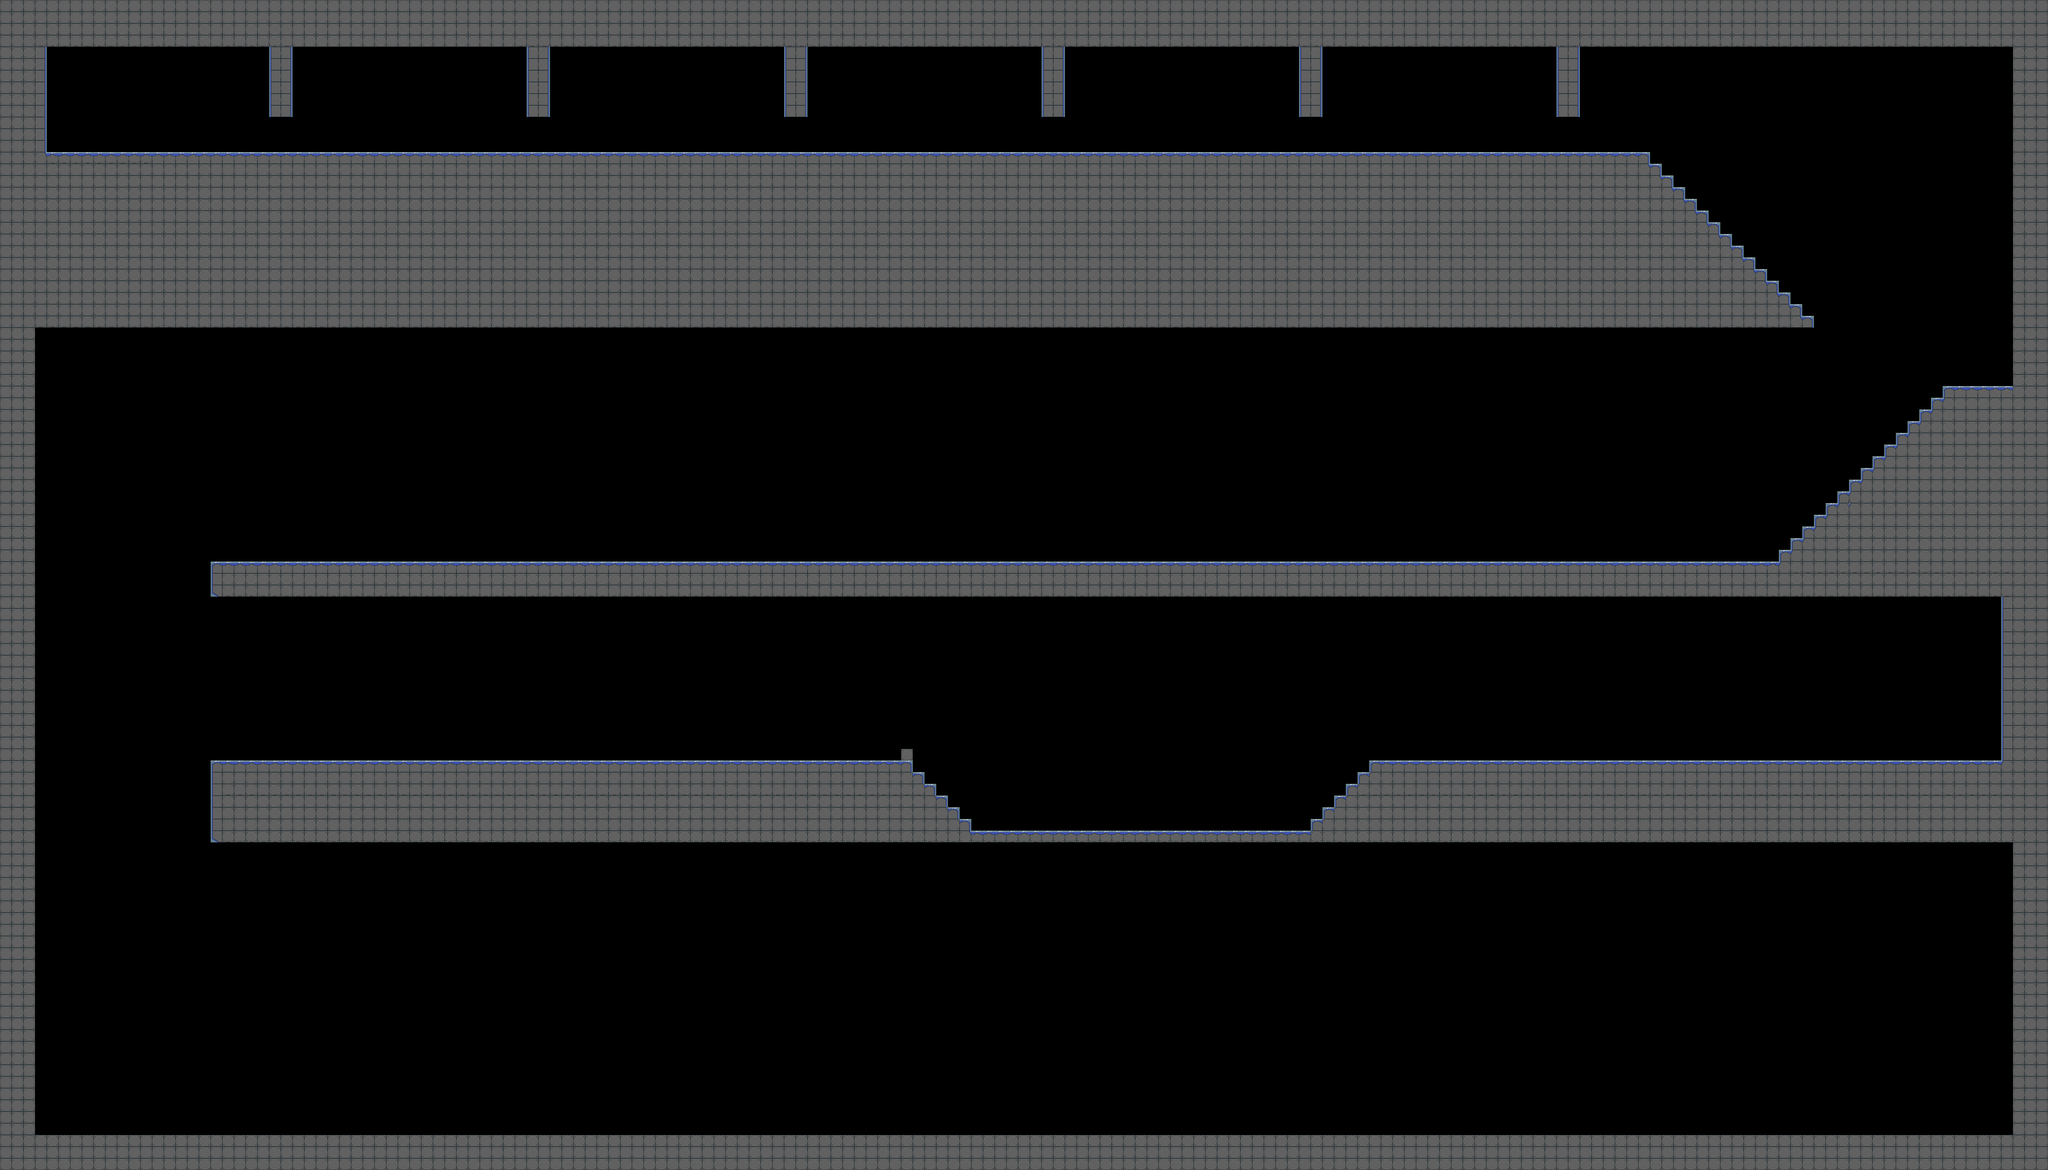

A level layout from a 2D game, rendered from its tile map. Below: a short description, then the map file with tile-grid data replaced by summaries:
An orthogonal 175x100 tile map with 32x32 px tiles, 2 tile layers (walls, graphics) and 64 objects.

<map version="1.2" tiledversion="1.2.4" orientation="orthogonal" renderorder="right-down" width="175" height="100" tilewidth="32" tileheight="32" infinite="0" nextlayerid="7" nextobjectid="77">
 <tileset firstgid="1" source="../assets/tileset_Base.tsx" />
 <imagelayer id="4" name="Background" locked="1" offsetx="0" offsety="8">
  <image source="../assets/background_homeBase.png" width="6400" height="3400" />
 </imagelayer>
 <layer id="6" name="walls" width="175" height="100">
  <data>[17500 cells, 1614 non-empty, 1 distinct tile ids]</data>
 </layer>
 <layer id="3" name="graphics" width="175" height="100">
  <data>[17500 cells, 3980 non-empty, 14 distinct tile ids]</data>
 </layer>
 <objectgroup id="5" name="ground">
  <object id="5" x="736" y="126.667" width="62.6667" height="194.667" />
  <object id="6" x="1438.67" y="126.667" width="66.6667" height="194.667" />
  <object id="7" x="128" y="412" width="4380" height="480" />
  <object id="8" x="4507" y="446" width="38" height="448" />
  <object id="9" x="4546" y="480" width="30" height="414" />
  <object id="10" x="4577" y="511" width="29" height="384" />
  <object id="11" x="4606" y="544" width="33" height="350" />
  <object id="12" x="4639" y="576" width="32" height="318" />
  <object id="13" x="4670" y="607" width="33" height="287" />
  <object id="14" x="4703" y="639" width="33" height="255" />
  <object id="15" x="4735" y="671" width="33" height="223" />
  <object id="16" x="4768" y="703" width="30" height="190" />
  <object id="17" x="4798" y="735" width="31" height="160" />
  <object id="18" x="4830" y="766" width="34" height="128" />
  <object id="19" x="4864" y="800" width="30" height="94" />
  <object id="20" x="4895" y="831" width="33" height="63" />
  <object id="21" x="4930" y="862" width="28" height="35" />
  <object id="22" x="5313.33" y="1054.67" width="190.667" height="577.333" />
  <object id="23" x="5281.33" y="1085.33" width="29.3333" height="544" />
  <object id="24" x="5248" y="1118.67" width="33.3333" height="509.333" />
  <object id="25" x="5217.33" y="1150.67" width="29.3333" height="478.667" />
  <object id="26" x="5184" y="1184" width="34.6667" height="446.667" />
  <object id="27" x="5152" y="1216" width="34.6667" height="413.333" />
  <object id="28" x="5120" y="1246.67" width="37.3333" height="382.667" />
  <object id="29" x="5088" y="1278.67" width="32" height="352" />
  <object id="30" x="5056" y="1310.67" width="32" height="318.667" />
  <object id="31" x="5024" y="1345.33" width="29.3333" height="282.667" />
  <object id="32" x="4992" y="1376" width="30.6667" height="252" />
  <object id="33" x="4960" y="1408" width="30.6667" height="221.333" />
  <object id="34" x="4929.33" y="1440" width="30.6667" height="189.333" />
  <object id="35" x="4897.33" y="1472" width="30.6667" height="158.667" />
  <object id="36" x="4865.33" y="1504" width="30.6667" height="125.333" />
  <object id="37" x="572" y="1532" width="4292" height="96" />
  <object id="38" x="576" y="2080" width="1912" height="220" />
  <object id="39" x="3748" y="2076" width="1724" height="224" />
  <object id="40" x="2488" y="2109.33" width="38.6667" height="189.333" />
  <object id="41" x="2525.33" y="2142.67" width="34.6667" height="160" />
  <object id="42" x="2558.67" y="2173.33" width="30.6667" height="124" />
  <object id="43" x="2589.33" y="2206.67" width="30.6667" height="97.3333" />
  <object id="44" x="2621.33" y="2238.67" width="33.3333" height="64" />
  <object id="45" x="2657.33" y="2270.67" width="926.667" height="32" />
  <object id="46" x="3585.33" y="2240" width="29.3333" height="62.6667" />
  <object id="47" x="3616" y="2208" width="32" height="96" />
  <object id="48" x="3648" y="2176" width="32" height="128" />
  <object id="49" x="3680" y="2144" width="32" height="160" />
  <object id="50" x="3712" y="2112" height="192" />
  <object id="58" x="96" y="3104" width="2656" height="96" />
  <object id="59" x="72" y="3248" />
  <object id="60" x="96" y="3104" width="4832" height="96" />
  <object id="61" x="4960" y="3136" width="384" height="64" />
  <object id="62" x="4928" y="3104" width="672" height="96" />
  <object id="63" x="5548" y="2340" />
  <object id="64" x="0" y="2400" width="96" height="800" />
  <object id="66" x="0" y="0" width="96" height="2400" />
  <object id="67" x="96" y="0" width="32" height="896" />
  <object id="68" x="128" y="0" width="3424" height="128" />
  <object id="69" x="736" y="128" width="64" height="192" />
  <object id="70" x="2144" y="128" width="64" height="192" />
  <object id="71" x="2848" y="128" width="64" height="192" />
  <object id="72" x="3552" y="128" width="64" height="192" />
  <object id="73" x="3552" y="0" width="2048" height="128" />
  <object id="74" x="4256" y="128" width="64" height="192" />
  <object id="75" x="5504" y="128" width="96" height="3072" />
  <object id="76" x="7672" y="2776" />
 </objectgroup>
</map>
